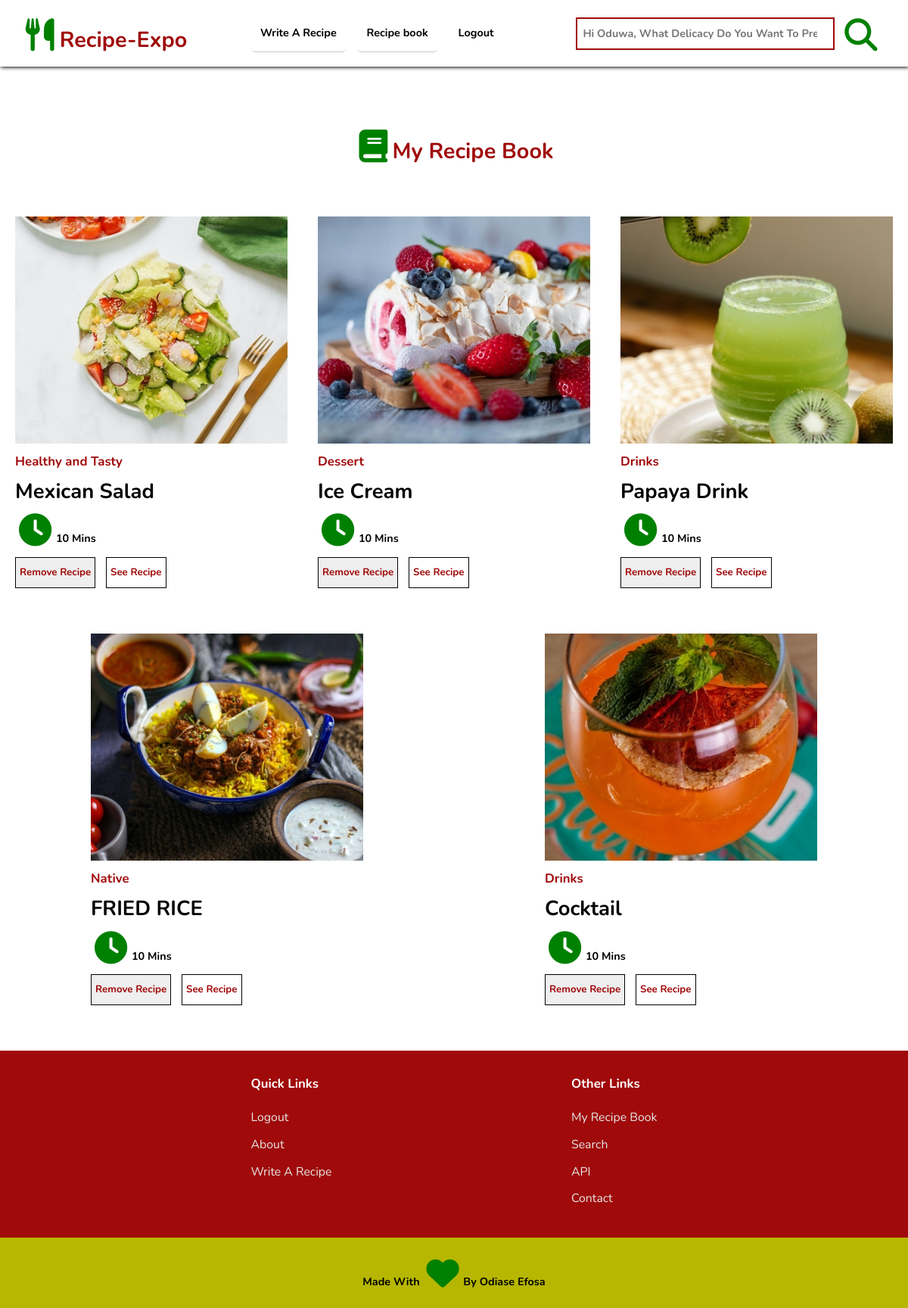
Screenshot of /recipes/recipe_book/ (signed in) with the database file from the repository.
### recipes/models.py (models this page shows, shortened)
class Recipe(models.Model):
    recipe_categories = (
        ('Dessert','Dessert'),
        ('Drinks','Drinks'),
        ('Healthy and Tasty', 'Healthy and Tasty'),
        ('Native', 'Native'),
        ('Pastries', 'Pastries'),
        ('Soup','Soup'),
        ('Veggies', 'Veggies'),
    )
    servings  = (
        ("1 to 3","1 to 3"),
        ("3 to 5","3 to 5"),
        ("5 to 7","5 to 7"),
        ("more Than 7", "more Than 7"),
    )
    user = models.ForeignKey(User,on_delete=models.SET_NULL, related_name = "my_recipes", null = True)
    recipe_name = models.CharField(max_length=200)
    recipe_info = models.TextField(max_length=1000, help_text="Give Some Information About This recipe", blank=True, null = True)
    recipe_image = ResizedImageField(size = [600,600],upload_to = "uploads/recipe_images", force_format = "jpeg", quality = 100)
    recipe_preparation = RichTextField()
    preparation_time = models.IntegerField(help_text="Time to prepare the ingredients, e.g 10 (for 10 minutes)")
    cooking_time = models.IntegerField(help_text="Time to cook the ingredients, e.g 10 (for 10 minutes)")
    category = models.CharField(choices=recipe_categories, max_length=20)
    serving = models.CharField(choices = servings, max_length=15)
    created = models.DateTimeField(auto_now_add=True, blank = True, null = True, editable=False)
    updated = models.DateTimeField(auto_now = True, blank = True, null = True, editable=False)
    youtube_video_url = EmbedVideoField(blank = True, null =True)
    id = models.UUIDField(default=uuid.uuid4, unique = True, primary_key=True)
    slug = models.SlugField(unique = True, max_length = 200)
    class Meta:
        ordering = ['-created']
    def get_absolute_url(self):
        return reverse('single_recipe', args=[str(self.slug),str(self.id)])

### recipes/views.py (the view)
# urls.py: path("recipe_book/", recipe_book, name = "recipe_book"),
@login_required(login_url="login")
def recipe_book(request):
    recipe_book,created = RecipeBook.objects.get_or_create(user = request.user)
    book_recipes = recipe_book.recipes.all()
    api_recipes = recipe_book.api_recipes.all()
    context = {
        'recipe_book': recipe_book,
        'book_recipes': book_recipes,
        'api_recipes':api_recipes
    }
    return render(request, "recipes/recipe-book.html", context)

### recipes/templates/recipes/recipe-book.html (shortened to what this page needs)
{%extends 'home.html' %}
{% load static %}
    {%block styles%}
    <link rel="stylesheet" href="{% static 'styles/recipe-book.css'%}">
    {%endblock styles%}
    {%block content%}
    <main class="recipe-book-main">
        <br><br>
        <div class="recipe-book">
            <h1><i class="fa fa-book"></i>My Recipe Book</h1>
        </div>
        <div class="recipes-wrapper recipe-book-wrapper">
            {% if book_recipes or api_recipes%}
                {%for recipe in book_recipes%}
                    <div class="recipe">
                        <div class="recipe-img">
                            <img src="{{recipe.recipe_image.url}}" alt="">
                        </div>
                        <div class="recipe-info">
                            <h3>{{recipe.category}}</h3>
                            <h2>{{recipe.recipe_name}}</h2>
                            <h4><i class="fa fa-clock"></i> 10 Mins</h4>
                            <form action="" class="remove-form">
                                <button class="remove-btn" type="submit" >Remove Recipe</button>
                                <button class="remove-btn special-btn" type="submit" style="margin-left: 10px;" > <a href=" {{recipe.get_absolute_url}} ">See Recipe</a> </button>
                            </form>
                        </div>
                    </div>
                {%endfor%}
            {%else%}
            <p></p>
            <h3 style="text-align: center; display: inline-block;">You Have Saved No Recipe in Your Book</h3>
            <p></p>
            {%endif%}
        </div>
    </main>
    {%endblock content%}

### templates/home.html (shortened to what this page needs)
{%load static%}
<!DOCTYPE html>
<html lang="en">
<head>
    <link rel="stylesheet" href="{% static 'styles/general.css'%}">
    {%block styles%}{%endblock styles%}
</head>
<body>
    <header>
        <h1><a href=" {% url 'home' %} "><i class="fa fa-utensils"></i>Recipe-Expo</a></h1>
        <nav class="navbar">
            <a href=" {% url 'create_recipe' %} ">Write A Recipe</a>
            <a href=" {% url 'recipe_book' %} ">Recipe book</a>
            {%if user.is_authenticated%}
            <a href=" {% url 'logout'%} ">Logout</a>
            {%else%}
            <a href=" {% url 'sign_up'%} ">Sign Up</a>
            <a href=" {% url 'login' %} ">Login</a>
            {%endif%}
        </nav>
            <form action=" {% url 'search_recipe' %} " method="post" class="search-bar">
                {%if user.is_authenticated%}
                <input type="search" name="search_input" placeholder="Hi {{user.username}}, What Delicacy Do You Want To Prepare?... " required>
                {%else%}
                <input type="search" name="search_input" placeholder="What Delicacy Do You Wanna prepare?... " required>
                {%endif%}
                <button type="submit">
                    <i class="fa fa-search"></i></button>
            </form>
    </header>
    {%block content%}{%endblock content%}
    <footer>
        <div class="footer-inner-wrapper">
            <div class="footer-category">
                <h3>Quick Links</h3>
                <ul>
                    {% if user.is_authenticated == False %}
                    <li><a href=" {% url 'sign_up' %} ">Sign Up</a></li>
                    <li><a href=" {% url 'login' %} ">Login</a></li>
                    {%else%}
                    <li><a href=" {% url 'logout' %} ">Logout</a></li>
                    {% endif %}
                    <li><a href="">About</a></li>
                    <li><a href=" {% url 'create_recipe' %} ">Write A Recipe</a></li>
                </ul>
            </div>
            <div class="footer-category">
                <h3>Other Links</h3>
                <ul>
                    {% if user.is_authenticated %}
                    <li><a href=" {% url 'recipe_book' %} ">My Recipe Book</a></li>
                    {% endif %}
                    <li><a href=" {% url 'search_recipe' %} ">Search</a></li>
                    <li><a href=" {% url 'api' %} ">API</a></li>
                    <li><a href="">Contact</a></li>
                </ul>
            </div>
        </div>
    </footer>
    <div class="made-with-love">
        <h4>Made With <i class="fa fa-heart"></i> By Odiase Efosa</h4>
    </div>
</body>
</html>

### static/styles/general.css (style rules this page uses)
input[type='search']::placeholder { text-transform: capitalize; }
* { margin: 0; padding: 0; -webkit-box-sizing: border-box; box-sizing: border-box; outline: none; text-decoration: none; list-style: none; font-family: 'Nunito', sans-serif; scroll-padding-top: 80px; scroll-behavior: smooth; line-height: 2rem; }
html { font-size: 80%; }
.special-btn { background-color: white; }
.special-btn a { color: #a00a0a; -webkit-transition: .4s; transition: .4s; width: 100%; height: 100%; display: block; }
header { background-color: white; position: relative; top: 0; left: 0; right: 0; display: -webkit-box; display: -ms-flexbox; display: flex; -webkit-box-pack: justify; -ms-flex-pack: justify; justify-content: space-between; -webkit-box-align: center; -ms-flex-align: center; align-items: center; padding: 1.2em .8em; -webkit-box-shadow: 1px 1px 5px black; box-shadow: 1px 1px 5px black; z-index: 999; }
header h1 a { color: #a00a0a; }
.navbar { position: absolute; top: -100vh; -webkit-transition: .5s; transition: .5s; z-index: 2; background-color: #a00a0a; color: white; }
.navbar a { padding: 10px 12px; font-weight: bold; -webkit-transition: .4s; transition: .4s; color: white; display: block; border-bottom: 1px solid #c8c8c8; }
.navbar a:last-child { border-bottom: none; }
.search-bar { -ms-flex-preferred-size: 35%; flex-basis: 35%; margin-right: 10px; display: -webkit-box; display: -ms-flexbox; display: flex; -webkit-box-align: center; -ms-flex-align: center; align-items: center; -webkit-box-pack: center; -ms-flex-pack: center; justify-content: center; width: 100%; height: 100%; text-align: center; }
.search-bar input { padding: 5px 7px; border: 2px solid #a00a0a; border-radius: 10epx; width: 100%; font-weight: bolder; font-size: 1rem; }
.search-bar button { border: none; background: none; font-size: 1.5rem; margin-left: 8px; -webkit-transition: .4s; transition: .4s; cursor: pointer; }
@media (min-width: 700px) { header { padding: 1.3em 2em; } }
@media (min-width: 800px) { .navbar { position: initial; top: auto; text-align: center; background-color: white; } }
@media (min-width: 800px) { .navbar a { display: inline-block; color: black; margin-right: 12px; border-radius: 5px; } }
footer { width: 100%; background: #a00a0a; color: white; padding: 30px 15px; margin-top: 30px; }
footer .footer-inner-wrapper { display: -webkit-box; display: -ms-flexbox; display: flex; -webkit-box-pack: space-evenly; -ms-flex-pack: space-evenly; justify-content: space-evenly; }
footer .footer-inner-wrapper h3 { margin-bottom: 15px; }
footer li { margin: 7px 0; }
footer a { color: #e6e6e6; font-size: 1.1rem; -webkit-transition: .4s; transition: .4s; }
.made-with-love { width: 100%; padding: 20px; text-align: center; color: white; background: black; background: #b7b701; color: black; }
.fa { font-size: 3rem; width: 50px; height: 50px; position: relative; color: green; padding: 5px; }
@media (min-width: 700px) { html { font-size: 90%; } }

### rows the page displays
Recipe: recipe_image (picture), category "Healthy and Tasty", recipe_name "Mexican Salad"
Recipe: recipe_image (picture), category "Dessert", recipe_name "Ice Cream"
Recipe: recipe_image (picture), category "Drinks", recipe_name "Papaya Drink"
Recipe: recipe_image (picture), category "Native", recipe_name "FRIED RICE"
Recipe: recipe_image (picture), category "Drinks", recipe_name "Cocktail"
